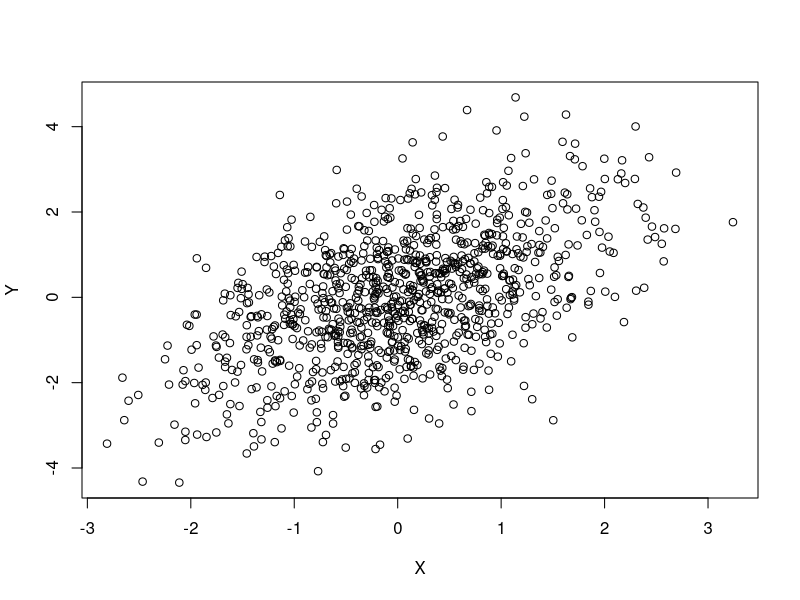

Recreate this plot in R. (Note: this script raises an error after producing the figure.)
library(dplyr)
set.seed(123)

n = 1000

X = rnorm(n)
M1 = 0.5 * X + rnorm(n)
M2 = 0.3 * X + rnorm(n)
M3 = 0.4 * X + rnorm(n)
Y = 0.2 * X + 0.4 * M1 + 0.3 * M2 + 0.5 * M3 + rnorm(n)

myData = data.frame(X, M1, M2, M3, Y)
plot(X, Y)
head(data)
summary(data)

model.0 = lm(Y ~ X, myData)
summary(model.Y)
moe.m = lm(Y ~ M1 + M2 + M3, myData)
model.M1 = lm(M1 ~ X, myData)
model.M2 = lm(M2 ~ X, myData)
model.M3 = lm(M3 ~ X, myData)
model.Y = lm(Y ~ X + M1 + M2 + M3, myData)

results = mediate(model.M1, model.Y, treat = 'X', mediator = 'M1', boot = TRUE, sims = 500)
summary(results)
sum(abs(residuals(model.0)))
sum(abs(residuals(model.Y)))


#############################
######--Using MMA GLM--######
#############################

XM = data.frame(X, M1, M2, M3)
M = data.frame(M1, M2, M3)

mmaAnalysisGLM = mma(x = M, y = Y, mediator = 1:ncol(M), pred = X, testtype = 1, alpha = 0.05, alpha2 = 0.05, n = 1)
summary(mmaAnalysisGLM)



#############################
########--Data Org Big--########
#############################
idenMediators = data.org.big(x = M, y = Y, mediator = 1:ncol(M), pred = X, testtype = 1, alpha = 0.05, alpha2 = 0.05)
summary(idenMediators)
mediationAnalysis = med.big(data = idenMediators)
summary(mediationAnalysis)
mediationAnalysis$coef.model[1:4]
mmaAnalysisGLM$a.contx$estimation
predict(mediationAnalysis$model, data = XM)
XM[1, ]
sum(XM[3, ] * mediationAnalysis$coef.model[1:4])
0.200 + 0.131 + 0.006 + 0.654
Y[3]
